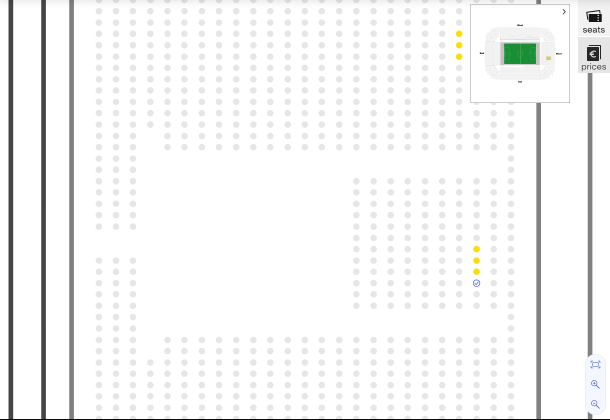
#> input picture picture.png, 1220 x 839 px (shown at 1/2 size)
$ python test.py
#> lines starting #> are read from the running program, lines starting #| are printed output that depends on the picture
from PIL import Image

def find_color_blocks(image_path):
    # Open the image
#> called with image_path = 'picture.png'
    image = Image.open(image_path)
#> image is the input picture: PIL image 1220x839 RGB; mean R, G, B 245.8, 246, 245.7
    image = image.convert("RGB")


    # Get the image size
    width, height = image.size
#> width = 1220; height = 839
    print(width, height)
#| 1220 839
    cropped_image = image.crop((23, 120, width -365, height - 40))
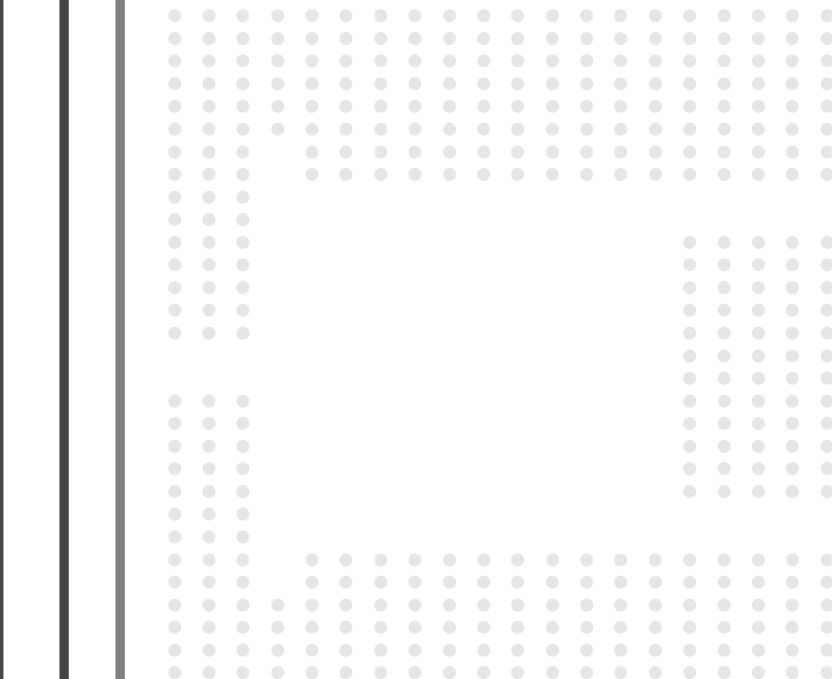
#> cropped_image: PIL image 832x679 RGB; mean R, G, B 248.5, 248.5, 248.5
    white_shades = [(i, i, i) for i in range(256)]
    black_shades = [(i, i, i) for i in range(0, 256, 255)]
    width, height = cropped_image.size
#> width = 832; height = 679
    print(width, height)
#| 832 679
    target_colors = white_shades + black_shades
    # Initialize a list to store coordinates of pixels that don't match the target colors
    result_coordinates = []

    # # Iterate over each pixel in the original image
    # for x in range(width - 65):
    #     for y in range(height - 120):
    #         # Get the RGB values of the pixel
    #         pixel = image.getpixel((x, y))
    #         # Check if the pixel color is not in the target_colors list
    #         if pixel not in target_colors:
    #             # If not in target_colors, add the pixel coordinates to the result list
    #             result_coordinates.append((x, y))

    # # Return the list of coordinates
    # return result_coordinates
    cropped_image.show()


if __name__ == "__main__":
    result = find_color_blocks('picture.png')
    print(result)
